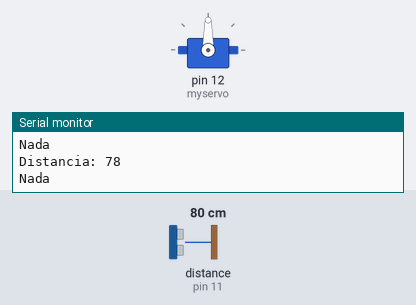
Simulated run of this sketch. Board: Arduino Uno, built with avr-gcc and run on an emulated ATmega328P. Parts: servo, the last lines printed to the serial monitor. Wiring (inferred from the names in the program): ultrasonic range finder: trigger pin 10; echo pin 11. The inputs (shaded band) are chosen by the test bench; at power-on: distance to the obstacle (sensor on pin 11) 80 cm. The echo pulse lasts 58.3 µs per cm.

Above: at 1.2 s.
1.3 s: distance to the obstacle (sensor on pin 11) set to 32 cm
2.8 s: distance to the obstacle (sensor on pin 11) set to 27 cm
At 3.5 s:
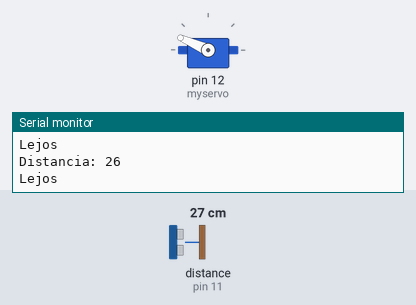
4.5 s: distance to the obstacle (sensor on pin 11) set to 23 cm
At 5.9 s:
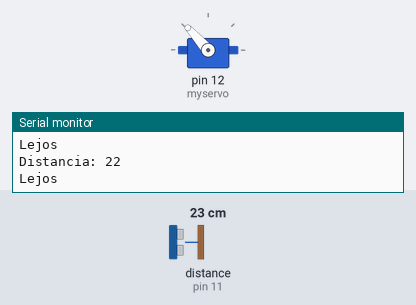
6.2 s: distance to the obstacle (sensor on pin 11) set to 18 cm
At 7.5 s:
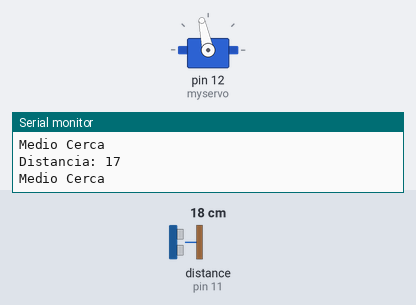
7.8 s: distance to the obstacle (sensor on pin 11) set to 2 cm
At 9.4 s:
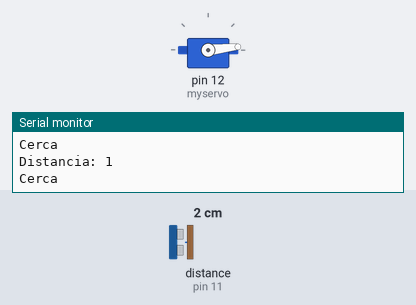
9.7 s: distance to the obstacle (sensor on pin 11) set to 35 cm
At 10.8 s:
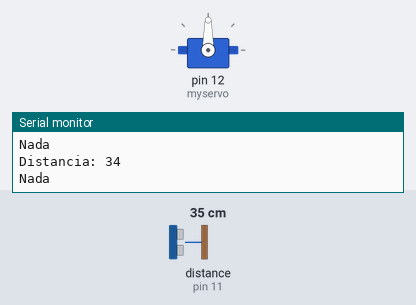
Timing chart, 0 to 12.3 s (numbered marks = the images above; inputs shaded):
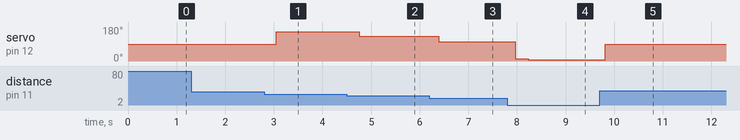

Measured:
- the behaviour switches between 31 and 30 cm on distance to the obstacle (sensor on pin 11) (found by bisection; images 0 and 1)
- the behaviour switches between 21 and 20 cm on distance to the obstacle (sensor on pin 11) (found by bisection; images 2 and 3)
- after the input at 2.8 s, servo on pin 12 (myservo): 90° → 156° after 0.25 s
- after the input at 4.5 s, servo on pin 12 (myservo): 156° → 132° after 0.25 s
- after the input at 6.2 s, servo on pin 12 (myservo): 132° → 102° after 0.20 s
- after the input at 7.8 s, servo on pin 12 (myservo): 102° → 12° after 0.16 s, → 6° 0.27 s later
- after the input at 9.7 s, servo on pin 12 (myservo): 6° → 90° after 0.11 s

The sketch:

arduino_servo_codelexi.ino
```cpp
#include <Servo.h>

const int trigPin = 10;
const int echoPin = 11;
long duracion;
int distancia;

Servo myservo;  // Crea un objeto Servo

void setup() {
  myservo.attach(12);  // Conecta el servo al pin 12
  pinMode(trigPin, OUTPUT);
  pinMode(echoPin, INPUT);
  Serial.begin(9600);
}

void loop() {
  // Mide la distancia
  digitalWrite(trigPin, LOW);
  delayMicroseconds(2);
  digitalWrite(trigPin, HIGH);
  delayMicroseconds(10);
  digitalWrite(trigPin, LOW);
  duracion = pulseIn(echoPin, HIGH);
  distancia = (duracion * 0.034) / 2;

  // Envía la distancia al puerto serie
  Serial.print("Distancia: ");
  Serial.println(distancia);

  // Verifica la proximidad y muestra el mensaje correspondiente
  if (distancia < 10) {
    Serial.println("Cerca");
    moverServo(distancia);
  } else if (distancia >= 10 && distancia < 20) {
    Serial.println("Medio Cerca");
    moverServo(distancia);
  } else if (distancia >= 20 && distancia < 30) {
    Serial.println("Lejos");
    moverServo(distancia);
  } else {
    Serial.println("Nada");
    myservo.write(90); // Mantiene el servo en posición neutral
  }

  delay(250); // Espera un poco antes de la siguiente lectura
}

void moverServo(int distancia) {
  // Mueve el servo de acuerdo con la distancia
  int pos = map(distancia, 0, 30, 0, 180); // Ajusta los rangos según tu sensor
  pos = constrain(pos, 0, 180); // Limita el rango del servo

  // Ajusta la velocidad del servo
  myservo.write(pos); // Mueve el servo
  delay(map(distancia, 0, 30, 10, 100)); // Delay inversamente proporcional a la distancia
}
//david come burro
```
